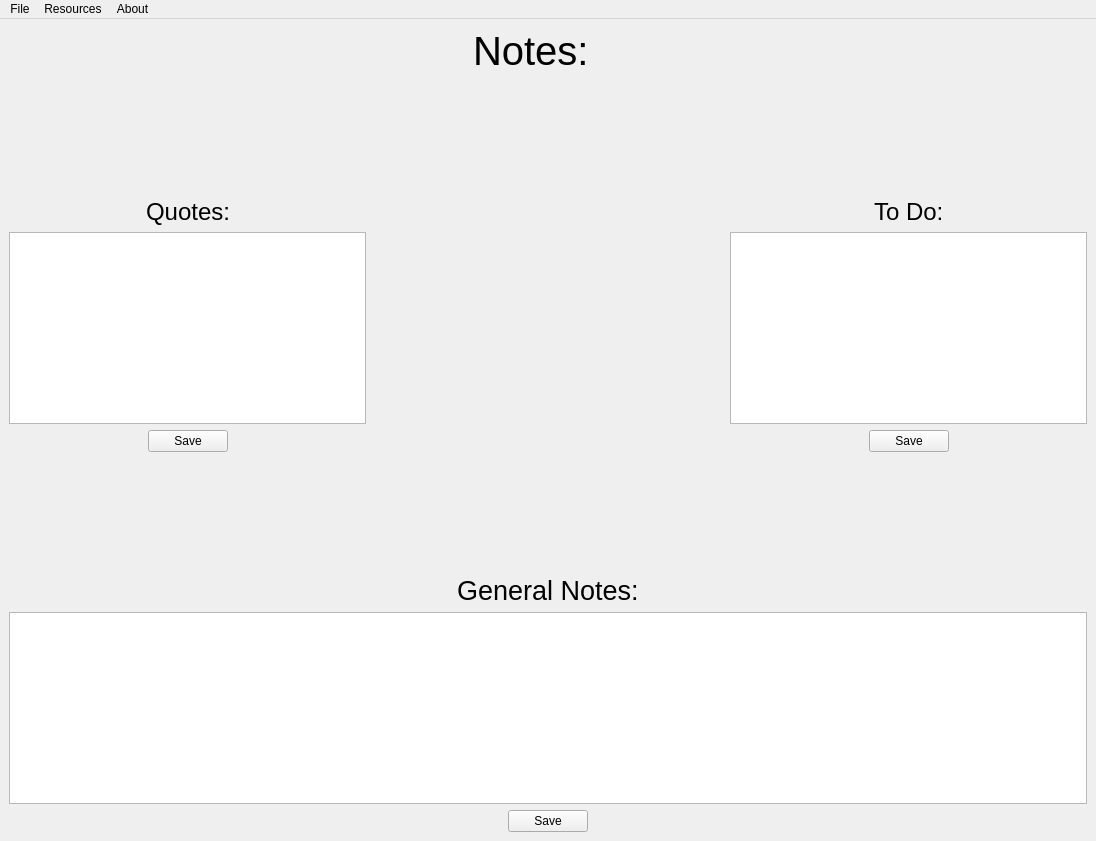
<?xml version="1.0" encoding="UTF-8"?>
<ui version="4.0">
 <class>MainWindow</class>
 <widget class="QMainWindow" name="MainWindow">
  <property name="geometry">
   <rect>
    <x>0</x>
    <y>0</y>
    <width>1096</width>
    <height>841</height>
   </rect>
  </property>
  <property name="windowTitle">
   <string>MainWindow</string>
  </property>
  <property name="windowIcon">
   <iconset resource="Resources.qrc">
    <normaloff>:/assets/embToolsLogo.png</normaloff>:/assets/embToolsLogo.png</iconset>
  </property>
  <widget class="QWidget" name="centralwidget">
   <layout class="QGridLayout" name="gridLayout">
    <item row="0" column="0">
     <layout class="QVBoxLayout" name="verticalLayout_4">
      <item>
       <layout class="QHBoxLayout" name="horizontalLayout">
        <item>
         <spacer name="horizontalSpacer">
          <property name="orientation">
           <enum>Qt::Horizontal</enum>
          </property>
          <property name="sizeHint" stdset="0">
           <size>
            <width>418</width>
            <height>20</height>
           </size>
          </property>
         </spacer>
        </item>
        <item>
         <widget class="QLabel" name="label">
          <property name="font">
           <font>
            <pointsize>30</pointsize>
           </font>
          </property>
          <property name="text">
           <string>Notes:</string>
          </property>
         </widget>
        </item>
        <item>
         <spacer name="horizontalSpacer_2">
          <property name="orientation">
           <enum>Qt::Horizontal</enum>
          </property>
          <property name="sizeHint" stdset="0">
           <size>
            <width>498</width>
            <height>20</height>
           </size>
          </property>
         </spacer>
        </item>
       </layout>
      </item>
      <item>
       <spacer name="verticalSpacer">
        <property name="orientation">
         <enum>Qt::Vertical</enum>
        </property>
        <property name="sizeHint" stdset="0">
         <size>
          <width>20</width>
          <height>40</height>
         </size>
        </property>
       </spacer>
      </item>
      <item>
       <layout class="QHBoxLayout" name="horizontalLayout_7">
        <item>
         <layout class="QVBoxLayout" name="verticalLayout">
          <item>
           <layout class="QHBoxLayout" name="horizontalLayout_3">
            <item>
             <spacer name="horizontalSpacer_4">
              <property name="orientation">
               <enum>Qt::Horizontal</enum>
              </property>
              <property name="sizeHint" stdset="0">
               <size>
                <width>40</width>
                <height>20</height>
               </size>
              </property>
             </spacer>
            </item>
            <item>
             <widget class="QLabel" name="label_2">
              <property name="font">
               <font>
                <pointsize>18</pointsize>
               </font>
              </property>
              <property name="text">
               <string>Quotes:</string>
              </property>
             </widget>
            </item>
            <item>
             <spacer name="horizontalSpacer_5">
              <property name="orientation">
               <enum>Qt::Horizontal</enum>
              </property>
              <property name="sizeHint" stdset="0">
               <size>
                <width>40</width>
                <height>20</height>
               </size>
              </property>
             </spacer>
            </item>
           </layout>
          </item>
          <item>
           <widget class="QTextEdit" name="quotes"/>
          </item>
          <item>
           <layout class="QHBoxLayout" name="horizontalLayout_2">
            <item>
             <spacer name="horizontalSpacer_10">
              <property name="orientation">
               <enum>Qt::Horizontal</enum>
              </property>
              <property name="sizeHint" stdset="0">
               <size>
                <width>40</width>
                <height>20</height>
               </size>
              </property>
             </spacer>
            </item>
            <item>
             <widget class="QPushButton" name="saveQuotes">
              <property name="text">
               <string>Save</string>
              </property>
             </widget>
            </item>
            <item>
             <spacer name="horizontalSpacer_11">
              <property name="orientation">
               <enum>Qt::Horizontal</enum>
              </property>
              <property name="sizeHint" stdset="0">
               <size>
                <width>40</width>
                <height>20</height>
               </size>
              </property>
             </spacer>
            </item>
           </layout>
          </item>
         </layout>
        </item>
        <item>
         <spacer name="horizontalSpacer_3">
          <property name="orientation">
           <enum>Qt::Horizontal</enum>
          </property>
          <property name="sizeHint" stdset="0">
           <size>
            <width>40</width>
            <height>20</height>
           </size>
          </property>
         </spacer>
        </item>
        <item>
         <layout class="QVBoxLayout" name="verticalLayout_2">
          <item>
           <layout class="QHBoxLayout" name="horizontalLayout_4">
            <item>
             <spacer name="horizontalSpacer_6">
              <property name="orientation">
               <enum>Qt::Horizontal</enum>
              </property>
              <property name="sizeHint" stdset="0">
               <size>
                <width>40</width>
                <height>20</height>
               </size>
              </property>
             </spacer>
            </item>
            <item>
             <widget class="QLabel" name="label_3">
              <property name="font">
               <font>
                <pointsize>18</pointsize>
               </font>
              </property>
              <property name="text">
               <string>To Do:</string>
              </property>
             </widget>
            </item>
            <item>
             <spacer name="horizontalSpacer_7">
              <property name="orientation">
               <enum>Qt::Horizontal</enum>
              </property>
              <property name="sizeHint" stdset="0">
               <size>
                <width>40</width>
                <height>20</height>
               </size>
              </property>
             </spacer>
            </item>
           </layout>
          </item>
          <item>
           <widget class="QTextEdit" name="toDo"/>
          </item>
          <item>
           <layout class="QHBoxLayout" name="horizontalLayout_6">
            <item>
             <spacer name="horizontalSpacer_12">
              <property name="orientation">
               <enum>Qt::Horizontal</enum>
              </property>
              <property name="sizeHint" stdset="0">
               <size>
                <width>40</width>
                <height>20</height>
               </size>
              </property>
             </spacer>
            </item>
            <item>
             <widget class="QPushButton" name="saveToDo">
              <property name="text">
               <string>Save</string>
              </property>
             </widget>
            </item>
            <item>
             <spacer name="horizontalSpacer_13">
              <property name="orientation">
               <enum>Qt::Horizontal</enum>
              </property>
              <property name="sizeHint" stdset="0">
               <size>
                <width>40</width>
                <height>20</height>
               </size>
              </property>
             </spacer>
            </item>
           </layout>
          </item>
         </layout>
        </item>
       </layout>
      </item>
      <item>
       <spacer name="verticalSpacer_2">
        <property name="orientation">
         <enum>Qt::Vertical</enum>
        </property>
        <property name="sizeHint" stdset="0">
         <size>
          <width>20</width>
          <height>40</height>
         </size>
        </property>
       </spacer>
      </item>
      <item>
       <layout class="QVBoxLayout" name="verticalLayout_3">
        <item>
         <layout class="QHBoxLayout" name="horizontalLayout_5">
          <item>
           <spacer name="horizontalSpacer_8">
            <property name="orientation">
             <enum>Qt::Horizontal</enum>
            </property>
            <property name="sizeHint" stdset="0">
             <size>
              <width>40</width>
              <height>20</height>
             </size>
            </property>
           </spacer>
          </item>
          <item>
           <widget class="QLabel" name="label_4">
            <property name="font">
             <font>
              <pointsize>20</pointsize>
             </font>
            </property>
            <property name="text">
             <string>General Notes:</string>
            </property>
           </widget>
          </item>
          <item>
           <spacer name="horizontalSpacer_9">
            <property name="orientation">
             <enum>Qt::Horizontal</enum>
            </property>
            <property name="sizeHint" stdset="0">
             <size>
              <width>40</width>
              <height>20</height>
             </size>
            </property>
           </spacer>
          </item>
         </layout>
        </item>
        <item>
         <widget class="QTextEdit" name="notes"/>
        </item>
        <item>
         <layout class="QHBoxLayout" name="horizontalLayout_8">
          <item>
           <spacer name="horizontalSpacer_14">
            <property name="orientation">
             <enum>Qt::Horizontal</enum>
            </property>
            <property name="sizeHint" stdset="0">
             <size>
              <width>40</width>
              <height>20</height>
             </size>
            </property>
           </spacer>
          </item>
          <item>
           <widget class="QPushButton" name="save">
            <property name="text">
             <string>Save</string>
            </property>
           </widget>
          </item>
          <item>
           <spacer name="horizontalSpacer_15">
            <property name="orientation">
             <enum>Qt::Horizontal</enum>
            </property>
            <property name="sizeHint" stdset="0">
             <size>
              <width>40</width>
              <height>20</height>
             </size>
            </property>
           </spacer>
          </item>
         </layout>
        </item>
       </layout>
      </item>
     </layout>
    </item>
   </layout>
  </widget>
  <widget class="QMenuBar" name="menubar">
   <property name="geometry">
    <rect>
     <x>0</x>
     <y>0</y>
     <width>1096</width>
     <height>32</height>
    </rect>
   </property>
   <widget class="QMenu" name="menuFile">
    <property name="title">
     <string>File</string>
    </property>
    <addaction name="actionDatabase"/>
    <addaction name="actionQuote_Sheet"/>
    <addaction name="actionStitch_Run_Time_Calculator"/>
    <addaction name="actionUnit_Conversions"/>
    <addaction name="separator"/>
    <addaction name="actionQuit"/>
   </widget>
   <widget class="QMenu" name="menuAbout">
    <property name="title">
     <string>About</string>
    </property>
    <widget class="QMenu" name="menuContribute">
     <property name="title">
      <string>Contribute</string>
     </property>
     <addaction name="actionReport_Bugs_Suggest_Features_General_Comments"/>
     <addaction name="actionGet_Latest_Release"/>
     <addaction name="actionGrab_Source_Code"/>
    </widget>
    <addaction name="menuContribute"/>
    <addaction name="separator"/>
    <addaction name="actionAbout"/>
   </widget>
   <widget class="QMenu" name="menuResources">
    <property name="title">
     <string>Resources</string>
    </property>
    <widget class="QMenu" name="menuEducation">
     <property name="title">
      <string>Education</string>
     </property>
     <widget class="QMenu" name="menuMadeira">
      <property name="title">
       <string>Madeira</string>
      </property>
      <addaction name="actionVideos"/>
     </widget>
     <widget class="QMenu" name="menuWild_West_Designs">
      <property name="title">
       <string>Wild West Designs</string>
      </property>
      <addaction name="actionContact"/>
      <addaction name="actionYouTube_Tuts"/>
     </widget>
     <addaction name="menuMadeira"/>
     <addaction name="menuWild_West_Designs"/>
    </widget>
    <widget class="QMenu" name="menuServices">
     <property name="title">
      <string>Services</string>
     </property>
     <widget class="QMenu" name="menuCustom_Digitizing">
      <property name="title">
       <string>Custom Digitizing</string>
      </property>
      <addaction name="customDigitizing"/>
     </widget>
     <widget class="QMenu" name="menuStock_Designs">
      <property name="title">
       <string>Stock Designs</string>
      </property>
      <addaction name="actionEmbroidery_Library"/>
      <addaction name="actionDakota_Collectibles"/>
     </widget>
     <addaction name="menuCustom_Digitizing"/>
     <addaction name="menuStock_Designs"/>
    </widget>
    <addaction name="menuEducation"/>
    <addaction name="menuServices"/>
   </widget>
   <addaction name="menuFile"/>
   <addaction name="menuResources"/>
   <addaction name="menuAbout"/>
  </widget>
  <action name="actionStitch_Run_Time_Calculator">
   <property name="text">
    <string>Stitch Run Time Calculator</string>
   </property>
   <property name="shortcut">
    <string>Ctrl+R</string>
   </property>
  </action>
  <action name="actionUnit_Conversions">
   <property name="text">
    <string>Unit Conversions</string>
   </property>
   <property name="shortcut">
    <string>Ctrl+U</string>
   </property>
  </action>
  <action name="actionQuit">
   <property name="text">
    <string>Quit</string>
   </property>
   <property name="shortcut">
    <string>Ctrl+X</string>
   </property>
  </action>
  <action name="actionAbout">
   <property name="text">
    <string>About</string>
   </property>
  </action>
  <action name="actionDatabase">
   <property name="text">
    <string>Client/Vendor Database</string>
   </property>
  </action>
  <action name="actionQuote_Sheet">
   <property name="text">
    <string>Quote Sheet</string>
   </property>
   <property name="shortcut">
    <string>Ctrl+Q</string>
   </property>
  </action>
  <action name="actionReport_Bugs_Suggest_Features_General_Comments">
   <property name="text">
    <string>Report Bugs, Suggest Features, General Comments</string>
   </property>
  </action>
  <action name="actionGet_Latest_Release">
   <property name="text">
    <string>Get Latest Release</string>
   </property>
  </action>
  <action name="actionGrab_Source_Code">
   <property name="text">
    <string>Grab Source Code</string>
   </property>
  </action>
  <action name="actionVideos">
   <property name="text">
    <string>Videos</string>
   </property>
  </action>
  <action name="actionContact">
   <property name="text">
    <string>Contact</string>
   </property>
  </action>
  <action name="customDigitizing">
   <property name="text">
    <string>Wild West Designs</string>
   </property>
  </action>
  <action name="actionEmbroidery_Library">
   <property name="text">
    <string>Embroidery Library</string>
   </property>
  </action>
  <action name="actionDakota_Collectibles">
   <property name="text">
    <string>Dakota Collectibles</string>
   </property>
  </action>
  <action name="actionYouTube_Tuts">
   <property name="text">
    <string>YouTube Tuts</string>
   </property>
  </action>
 </widget>
 <resources>
  <include location="Resources.qrc"/>
 </resources>
 <connections/>
</ui>
